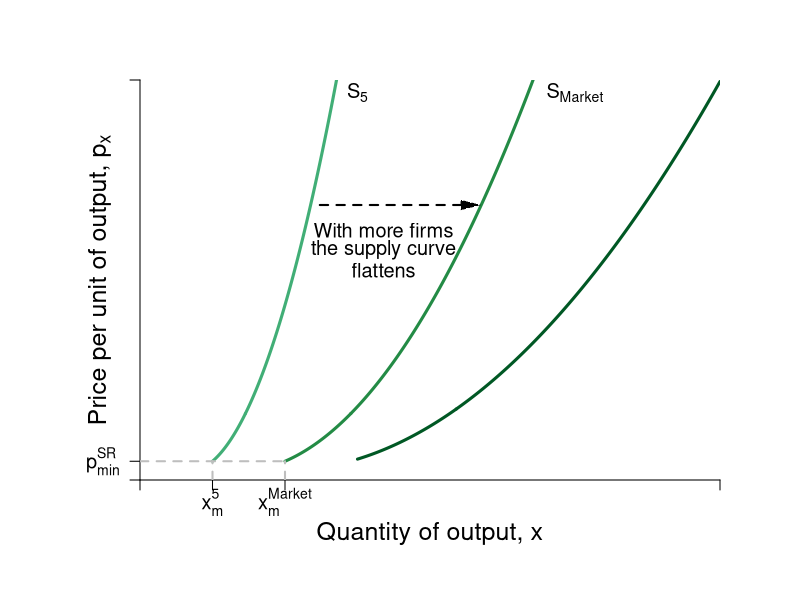

R code for this plot:
#Graph Designer: Simon Halliday
#Authors: Bowles, Foley and Halliday
#Title: Coordination, Conflict and Competition: A Text in Microeconomics

require(shape)
pdf(file = "firmmarketsupply/supply_upward_market_cube.pdf", width = 9, height = 7)

#Set parameters for graphics
axislabelsize <- 1.5
labelsize <- 1.2
graphlinewidth <- 3
segmentlinewidth <- 2

COL <- c("#7fc97f", "#beaed4", "#fdc086", "#ffff99", "#386cb0", "#f0027f", "#bf5b17", "#666666")
COLA <- c("#e0f3db", "#99d8c9","#66c2a4","#41ae76", "#238b45", "#005824")
COLB <- c("#c6dbef", "#4eb3d3", "#2b8cbe", "#0868ac","#084081")

#Edited the margins to cater for the larger LHS labels
par(mar =  c(6, 7, 4, 4))

AvgRevenue <- function(x, rmax = 12, xmax = 12){
  rmax - (rmax/xmax)*x
}

MRevenue <- function(x, rmax = 12, xmax = 12){
  rmax - 2*(rmax/xmax)*x
}

Cost <- function(x, c0 = 6, c1 = 2, c2 = -0.5, c3 = 0.3){
  c0 + c1*x + c2*x^2 + c3*x^3 
}

AvgCost <- function(x, c0 = 6, c1 = 2, c2 = -1, c3 = 0.2){
  c0/x + c1 + c2*x + c3*x^2
}

AvgVarCost <- function(x, c0 = 6, c1 = 2, c2 = -1, c3 = 0.2){
  c1 + c2*x + c3*x^2
}

MCost <- function(x, c1 = 2, c2 = -1, c3 = 0.2){
  c1 + 2*c2*x + 3*c3*x^2
}

TwoFirmMCost <- function(x, c1 = 2, c2 = -1/2, c3 = 0.2/4){
  c1 + 2*c2*x + 3*c3*x^2
}

FiveFirmMCost <- function(x, c1 = 2, c2 = -1/5, c3 = 0.2/25){
  c1 + 2*c2*x + 3*c3*x^2
}

MarketMCost <- function(x, c1 = 2, c2 = -1/10, c3 = 0.2/100){
  c1 + 2*c2*x + 3*c3*x^2
}

MarketMCost_2 <- function(x, c1 = 2, c2 = -1/15, c3 = 0.2/220){
  c1 + 2*c2*x + 3*c3*x^2
}

xlims <- c(0, 100)
#xlims <- c(0, 75) 
ylims <- c(0, 16)

npts <- 501 

plot(0, 0, xlim = xlims, ylim = ylims, type = "n",
     xlab = expression(paste("")),
     ylab = expression(paste("")), 
     xaxt = "n", 
     yaxt = "n", 
     cex.lab = axislabelsize, 
     bty = "n",
     xaxs="i", 
     yaxs="i")

# ticksy <- seq(from = ylims[1], to = ylims[2], by = 1)
# ylabels <- seq(from = ylims[1], to = ylims[2], by = 1)
# ticksx <- seq(from = xlims[1], to = xlims[2], by = 1)
# xlabels <- seq(from = xlims[1], to = xlims[2], by = 1)
ticksy <- c(0, MCost(x = 2.5), ylims[2])
ylabels <- c(NA,  expression(paste(p[min]^{SR})), NA)
ticksx <- c(0,2.5*5, 2.5*10, xlims[2])
xlabels <- c(NA, expression(paste(x[m]^{5})), expression(paste(x[m]^{Market})), NA)

axis(1, at = ticksx, pos = 0, labels = xlabels, cex.axis = labelsize)
axis(2, at = ticksy, pos = 0, labels = ylabels, las = 1, cex.axis = labelsize)

npts <- 500 
xx1 <- seq(xlims[1], xlims[2], length.out = npts)
xx2 <- seq(5/2, 3.63514, length.out = npts)
xx3 <- seq(3.63514, xlims[2], length.out = npts)
xx4 <- seq(3.63514*2, xlims[2], length.out = npts)
xx5 <- seq(3.63514*5, xlims[2], length.out = npts)
xx6 <- seq(3.63514*10, xlims[2], length.out = npts)
xx11 <- seq(3.63514*15, xlims[2], length.out = npts)

xx7 <- seq(2.5, 3.63514, length.out = npts)
xx8 <- seq(2.5*2, 3.63514*2, length.out = npts)
xx9 <- seq(2.5*5, 3.63514*5, length.out = npts)
xx10 <- seq(2.5*10, 3.63514*10, length.out = npts)
xx12 <- seq(2.5*15, 3.63514*15, length.out = npts)

#lines(xx1, AvgCost(xx1), col = COLA[6], lwd = graphlinewidth)
#lines(xx1, AvgVarCost(xx1), col = COLA[5], lwd = graphlinewidth)
#lines(xx3, MCost(xx3), col = COLA[2], lwd = graphlinewidth)
#lines(xx4, TwoFirmMCost(xx4), col = COLA[3], lwd = graphlinewidth)
lines(xx5, FiveFirmMCost(xx5), col = COLA[4], lwd = graphlinewidth)
lines(xx6, MarketMCost(xx6), col = COLA[5], lwd = graphlinewidth)
#lines(xx7, MCost(xx7), col = COLA[2], lwd = graphlinewidth)
#lines(xx8, TwoFirmMCost(xx8), col = COLA[3], lwd = graphlinewidth)
lines(xx9, FiveFirmMCost(xx9), col = COLA[4], lwd = graphlinewidth)
lines(xx10, MarketMCost(xx10), col = COLA[5], lwd = graphlinewidth)

lines(xx11, MarketMCost_2(xx11), col = COLA[6], lwd = graphlinewidth)

lines(xx12, MarketMCost_2(xx12), col = COLA[6], lwd = graphlinewidth)


#Label the axes
mtext(expression(paste("Quantity of output, ", x)), side = 1, line = 2.5, cex = axislabelsize)
text(-7, 0.5*ylims[2], expression(paste("Price per unit of output, ", p[x])), xpd = TRUE, cex = axislabelsize, srt = 90) 

#Label curves
# text(6.1, 4.9, expression(paste(ac(x))), cex = labelsize)
# text(7.5, 4.9, expression(paste(avc(x))), cex = labelsize)
#text(8, 15.5, expression(paste(S[1])), cex = labelsize)
#text(15, 15.5, expression(paste(S[2])), cex = labelsize)
text(37.5, 15.5, expression(paste(S[5])), cex = labelsize)
text(75, 15.5, expression(paste(S[Market])), cex = labelsize)

#text(9, 8.5, expression(paste("curve for")), cex = labelsize)
#text(9, 9, expression(paste("1 firm")), cex = labelsize)

#text(8, 8, expression(paste(mc(x))), cex = labelsize)


text(42, 10, expression(paste("With more firms")), cex = labelsize)
text(42, 9.2, expression(paste("the supply curve")), cex = labelsize)
text(42, 8.4, expression(paste("flattens")), cex = labelsize)
#Arrows(6.5 ,11, 10, 11, col = "black", code = 2, lty = 2, lwd = 2, arr.type = "triangle", arr.lwd = 0.5)
#Arrows(13 ,11, 27, 11, col = "black", code = 2, lty = 2, lwd = 2, arr.type = "triangle", arr.lwd = 0.5)
Arrows(31 ,11, 57, 11, col = "black", code = 2, lty = 2, lwd = 2, arr.type = "triangle", arr.lwd = 0.5)
#Draw segments for total costs
# segments(0, MCost(x = 5/2), 3.63514, MCost(x = 5/2), lty = 2, col = "gray" , lwd = segmentlinewidth)
# segments(5/2, 0, 5/2, MCost(x = 5/2), lty = 2, col = "gray" , lwd = segmentlinewidth)
# 

#segments(0, MarketMCost(x = 3.63514*10), 3.63514*10, MarketMCost(x = 3.63514*10), lty = 2, col = "gray" , lwd = segmentlinewidth)
# segments(3.63514, 0, 3.63514, MCost(x = 3.63514), lty = 2, col = "gray" , lwd = segmentlinewidth)
# segments(3.63514*2, 0, 3.63514*2, TwoFirmMCost(x = 3.63514*2), lty = 2, col = "gray" , lwd = segmentlinewidth)
# segments(3.63514*5, 0, 3.63514*5, FiveFirmMCost(x = 3.63514*5), lty = 2, col = "gray" , lwd = segmentlinewidth)
# segments(36.3514, 0, 36.3514, MarketMCost(x = 36.3514), lty = 2, col = "gray" , lwd = segmentlinewidth)

segments(0, MarketMCost(x = 2.5*10), 2.5*10, MarketMCost(x = 2.5*10), lty = 2, col = "gray" , lwd = segmentlinewidth)
#segments(2.5, 0, 2.5, MCost(x = 2.5), lty = 2, col = "gray" , lwd = segmentlinewidth)
#segments(2.5*2, 0, 2.5*2, TwoFirmMCost(x = 2.5*2), lty = 2, col = "gray" , lwd = segmentlinewidth)
segments(2.5*5, 0, 2.5*5, FiveFirmMCost(x = 2.5*5), lty = 2, col = "gray" , lwd = segmentlinewidth)
segments(2.5*10, 0, 2.5*10, MarketMCost(x = 2.5*10), lty = 2, col = "gray" , lwd = segmentlinewidth)


#Label Points for comparison
# points(3.63514, MCost(x = 3.63514), pch = 16, col = "black", cex = 1.5)
# text(3.63514 + 1, MCost(x = 3.63514) - 0.65, expression(a), cex = labelsize)
# points(3.63514*2, TwoFirmMCost(x = 3.63514*2), pch = 16, col = "black", cex = 1.5)
# text(3.63514*2 + 1, TwoFirmMCost(x = 3.63514*2) - 0.65, expression(b), cex = labelsize)
# points(3.63514*5, FiveFirmMCost(x = 3.63514*5), pch = 16, col = "black", cex = 1.5)
# text(3.63514*5 + 1, FiveFirmMCost(x = 3.63514*5) - 0.65, expression(c), cex = labelsize)
# points(3.63514*10, MarketMCost(x = 3.63514*10), pch = 16, col = "black", cex = 1.5)
# text(3.63514*10 + 1, MarketMCost(x = 3.63514*10) - 0.65, expression(d), cex = labelsize)

# points(5/2, MCost(x = 5/2), pch = 16, col = "black", cex = 1.5)
# text(5/2 + 0.15, MCost(x = 5/2) - 0.15, expression(b), cex = labelsize)

#Arrow to for sr losses
# text(1.5, 2.22, expression(paste(p[min]^{SR} < p, phantom() < p[min]^{LR})), cex = labelsize)
# text(1.5, 2, expression(paste("short-run losses")), cex = labelsize)
# text(1.5, 1.78, expression(paste("firm supplies x")), cex = labelsize)
# text(1.5, 1.6, expression(paste("in short run")), cex = labelsize)
# text(1.5, 1.38, expression(paste("not long run")), cex = labelsize)
# 



#Arrow to for sr shutdown
# text(5.5, 0.7, expression(paste(p < p[min]^{SR})), cex = labelsize)
# text(5.5, 0.45, expression(paste("unable to cover fixed costs")), cex = labelsize)
# text(5.5, 0.25, expression(paste("firm shuts down")), cex = labelsize)
# Arrows(3.8, 0.1, 3.8, MCost(x = 5/2) - 0.1, col = "black", code = 3, lty = 1, lwd = 2, arr.type = "triangle", arr.lwd = 0.5)


dev.off()
